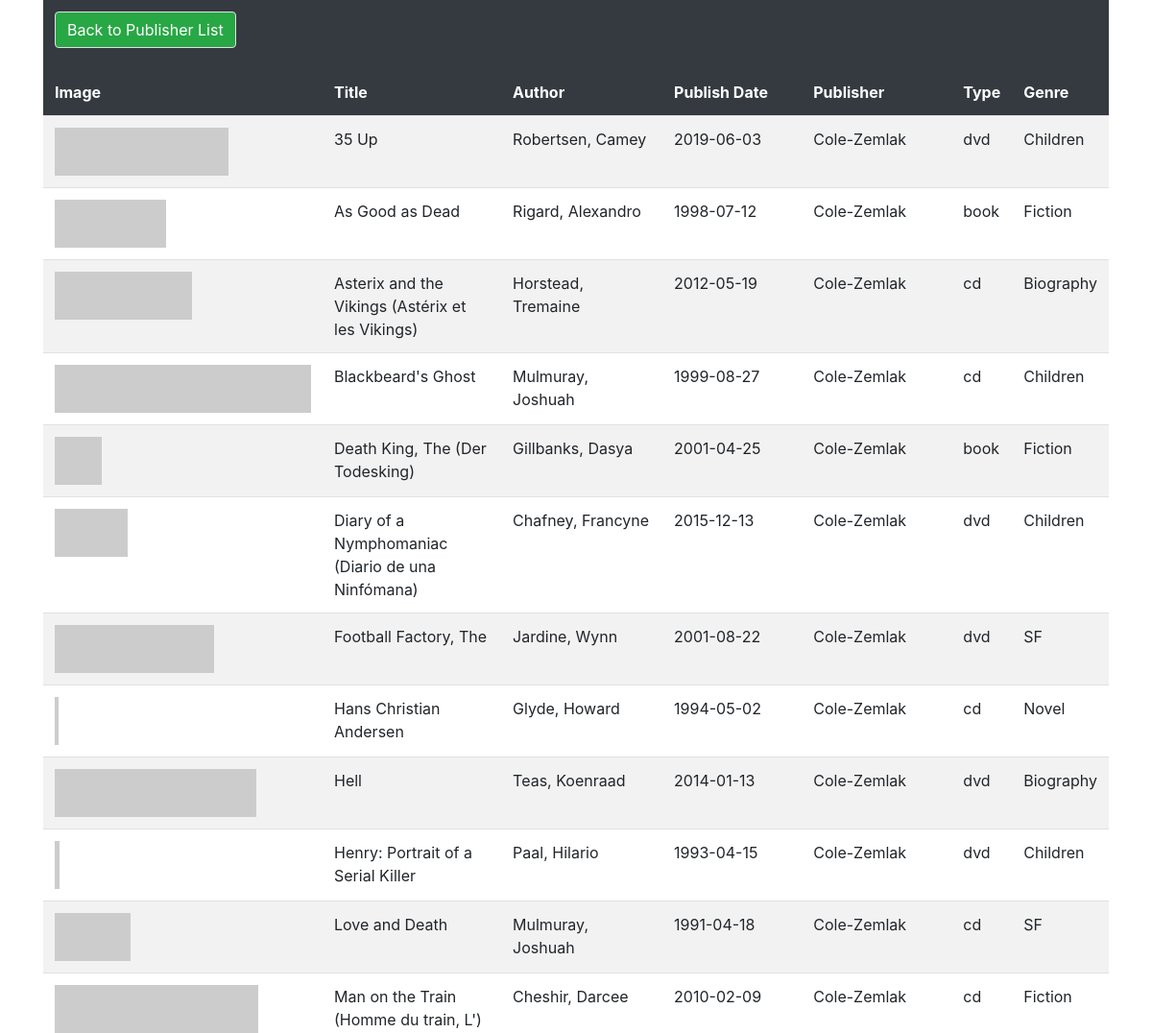
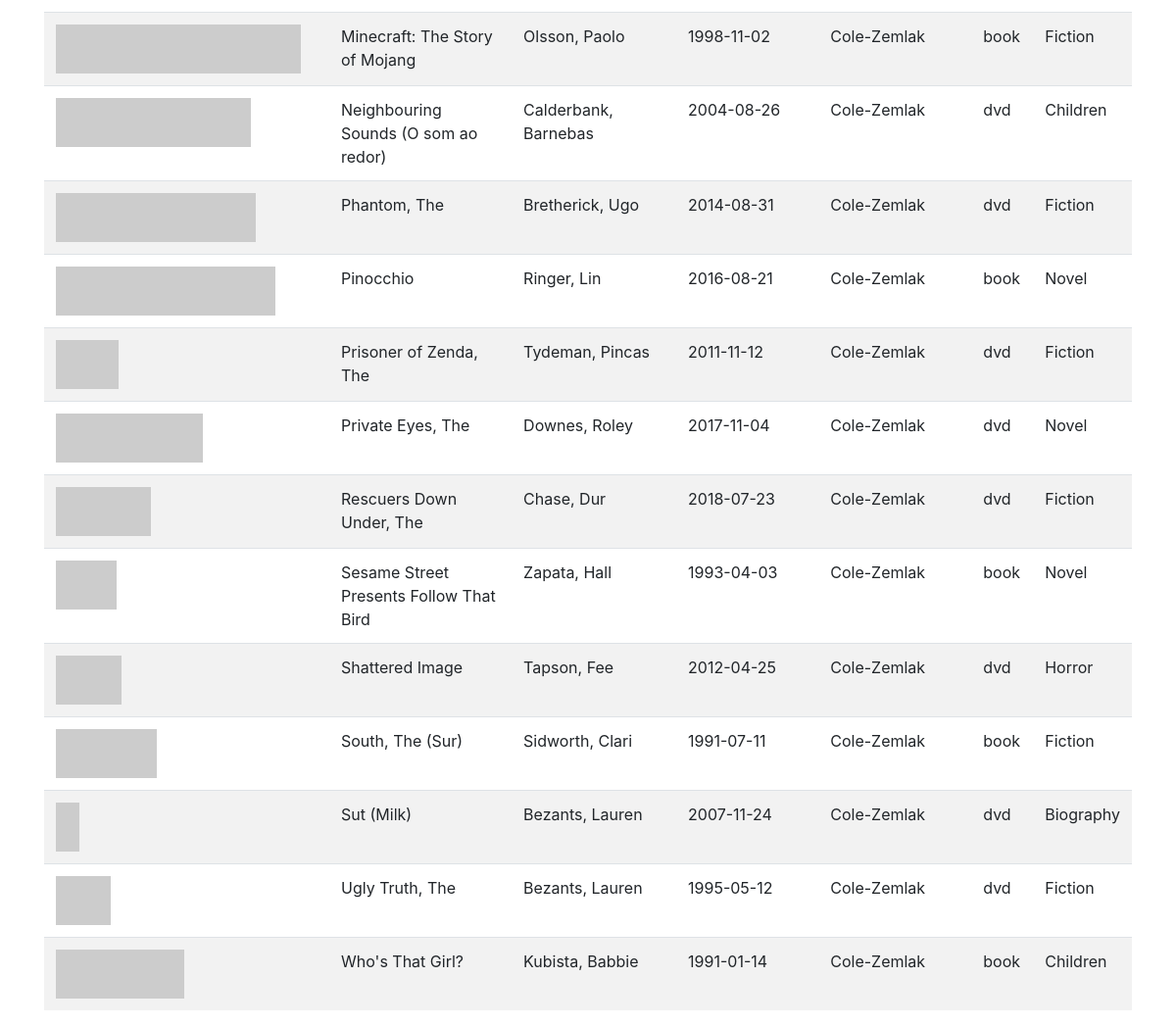
Before: /publisher_publications.php?publisher_id=7 with the older database file (2 pictures, top to bottom).
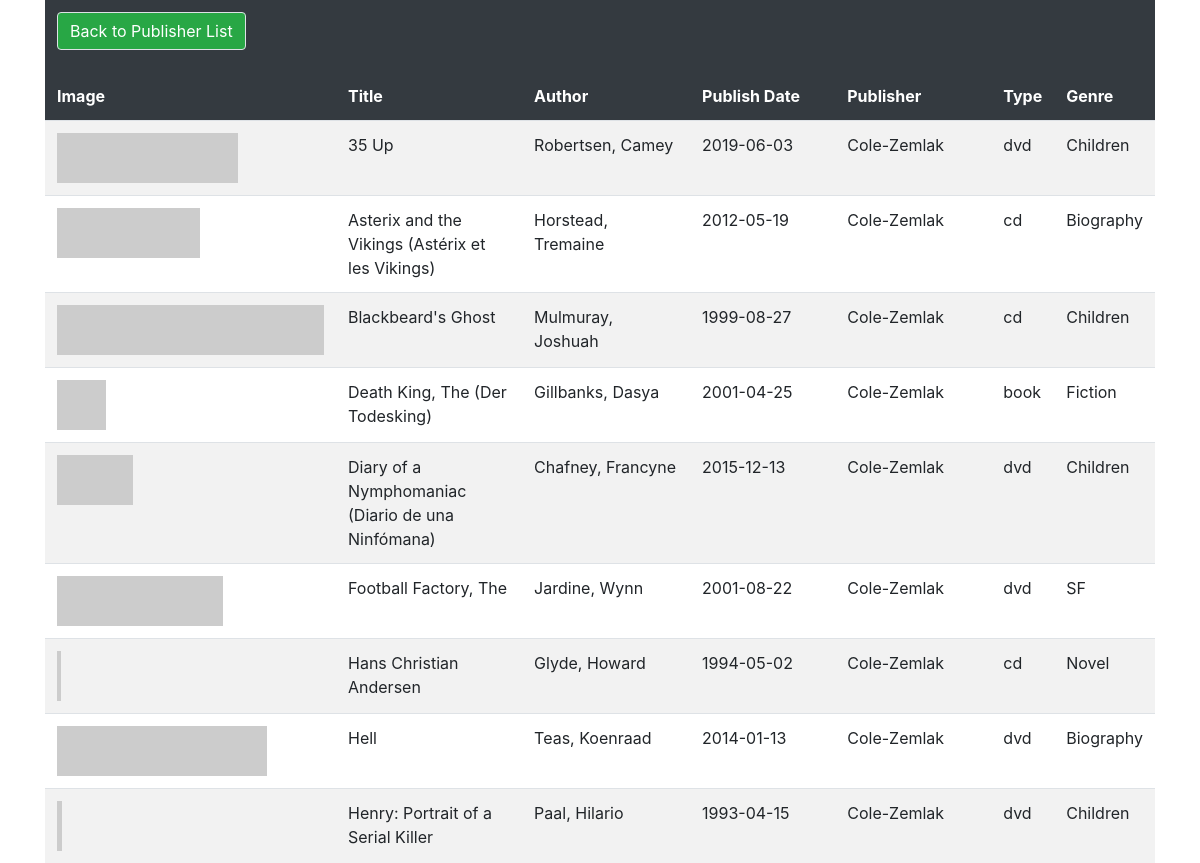
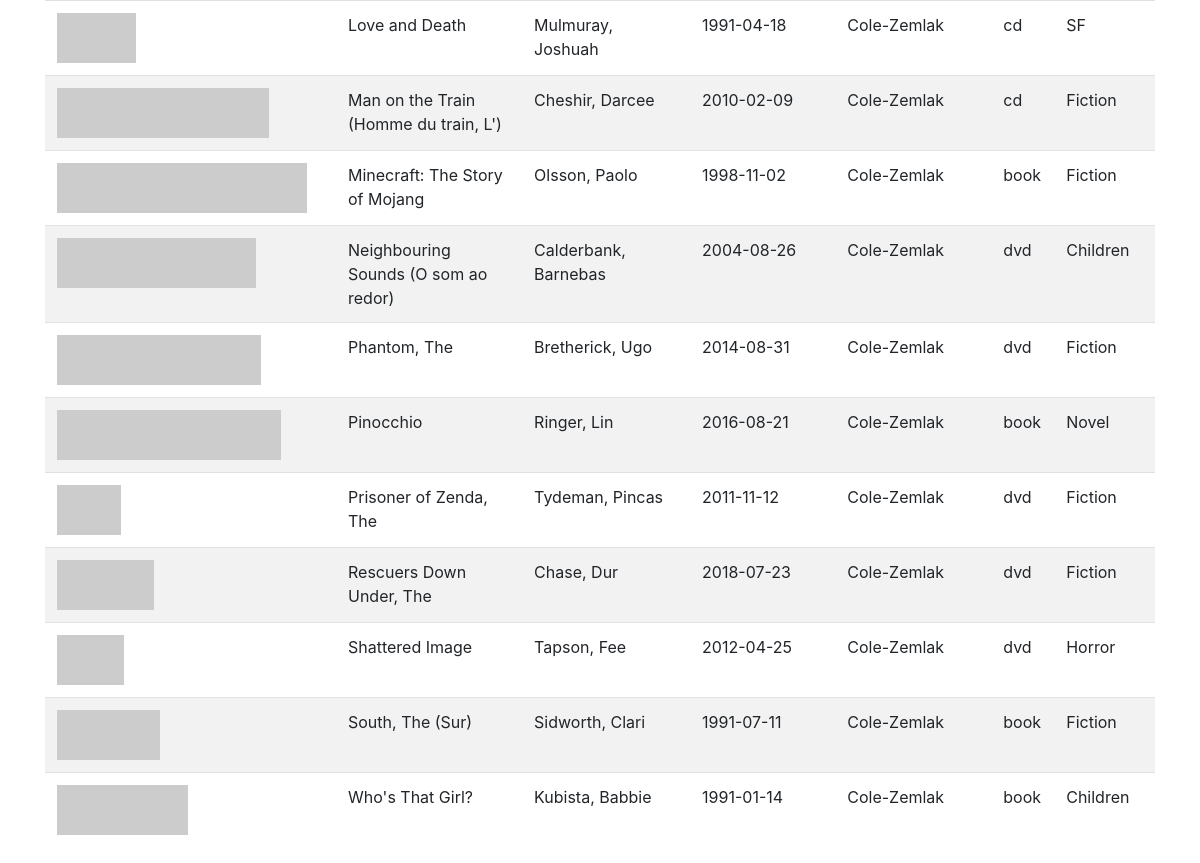
After: the same page with the newer database file (2 pictures, top to bottom).
### tables this page shows
CREATE TABLE `media` (
  `media_id` int(11) NOT NULL,
  `image` varchar(50) NOT NULL,
  `title` varchar(200) DEFAULT NULL,
  `fk_author` int(11) UNSIGNED DEFAULT NULL,
  `isbn` varchar(50) DEFAULT NULL,
  `description` varchar(200) DEFAULT NULL,
  `publish_date` date DEFAULT NULL,
  `fk_publisher` int(11) UNSIGNED DEFAULT NULL,
  `fk_type` int(11) UNSIGNED DEFAULT NULL,
  `fk_genre` int(11) UNSIGNED DEFAULT NULL,
  `fk_available` tinyint(1) DEFAULT 1
);

CREATE TABLE `authors` (
  `author_id` int(11) UNSIGNED NOT NULL,
  `first_name` varchar(50) NOT NULL,
  `last_name` varchar(50) NOT NULL
);

CREATE TABLE `publishers` (
  `publisher_id` int(10) UNSIGNED NOT NULL,
  `publisher_name` varchar(55) NOT NULL,
  `publisher_address` varchar(55) NOT NULL,
  `fk_size` int(11) NOT NULL
);

CREATE TABLE `types` (
  `type_id` int(10) UNSIGNED NOT NULL,
  `type` enum('book','cd','dvd') NOT NULL
);

CREATE TABLE `genres` (
  `genre_id` int(11) UNSIGNED NOT NULL,
  `genre` varchar(50) DEFAULT NULL
);

### publisher_publications.php (the view, shortened to what this page needs)
<?php
	require_once "actions/db_connect.php";
?>
<!DOCTYPE html>
<html>
<head>
	<link rel="stylesheet" href="https://stackpath.bootstrapcdn.com/bootstrap/4.3.1/css/bootstrap.min.css">
	<link rel="stylesheet" type="text/css" href="style/style.css">
</head>
<body>
	<div class ="container">
		<a href="publisher_list.php"><button type="button" class="btnFix btn btn-success border">Back to Publisher List</button></a>
		<table class="table table-striped tableStickyHead" cellspacing= "0" cellpadding="0">
			<thead class="thead-dark">
				<tr>
					<th class="width-col-60">Image</th>
					<th>Title</th>
					<th>Author</th>
					<th>Publish Date</th>
					<th>Publisher</th>
					<th>Type</th>
					<th>Genre</th>
				</tr>
			</thead>
			<tbody>
				<?php
					$publisher_id = $_GET['publisher_id'];
					$sql = "SELECT * FROM media
							INNER JOIN `authors` ON fk_author = author_id
							INNER JOIN `publishers` ON fk_publisher = publisher_id
							INNER JOIN `sizes` ON fk_size = size_id
							INNER JOIN `types` ON fk_type = type_id
							INNER JOIN `genres` ON fk_genre = genre_id
							INNER JOIN `availability` ON fk_available = available_id
							WHERE publisher_id = $publisher_id
							ORDER BY title";
					$result = $connect->query($sql);
					if($result->num_rows > 0) {
						while($row = $result->fetch_assoc()) {
							echo
							"<tr>
								<td>
									<img src=" . $row['image'] . " height=50px>
								</td>
								<td>" . $row['title'] . "</td>
								<td>" . $row['last_name'] . ", " . $row['first_name'] . "</td>
								<td>" . $row['publish_date'] . "</td>
								<td>" . $row['publisher_name'] . "</td>
								<td>" . $row['type'] . "</td>
								<td>" . $row['genre'] . "</td>
							</tr>";
						}
					} else {
						echo "<center><font color='red'>No Data Avaliable</font></center>";
					}
				?>
			</tbody>
		</table>
	</div>
</body>
</html>

### style/style.css (style rules this page uses)
table { width: 100% }
table tr th { padding: 10px; width: 25% }
table tr td { padding: 10px; }
.btnFix { position: fixed; top: 0; z-index: 1; margin: 12px; }
.tableStickyHead thead th { position: sticky; height: 120px; top: 0; border: 0; }
.width-col-60 { width: 60px; }

Changed rows visible on the page:
removed media: title "As Good as Dead", fk_author.last_name "Rigard", fk_author.first_name "Alexandro", publish_date "1998-07-12", fk_publisher.publisher_name "Cole-Zemlak", fk_type.type "book", fk_genre.genre "Fiction"
removed media: title "Private Eyes, The", fk_author.last_name "Downes", fk_author.first_name "Roley", publish_date "2017-11-04", fk_publisher.publisher_name "Cole-Zemlak", fk_type.type "dvd", fk_genre.genre "Novel"
removed media: title "Sesame Street Presents Follow That Bird", fk_author.last_name "Zapata", fk_author.first_name "Hall", publish_date "1993-04-03", fk_publisher.publisher_name "Cole-Zemlak", fk_type.type "book", fk_genre.genre "Novel"
removed media: title "Sut (Milk)", fk_author.last_name "Bezants", fk_author.first_name "Lauren", publish_date "2007-11-24", fk_publisher.publisher_name "Cole-Zemlak", fk_type.type "dvd", fk_genre.genre "Biography"
removed media: title "Ugly Truth, The", fk_author.last_name "Bezants", fk_author.first_name "Lauren", publish_date "1995-05-12", fk_publisher.publisher_name "Cole-Zemlak", fk_type.type "dvd", fk_genre.genre "Fiction"
